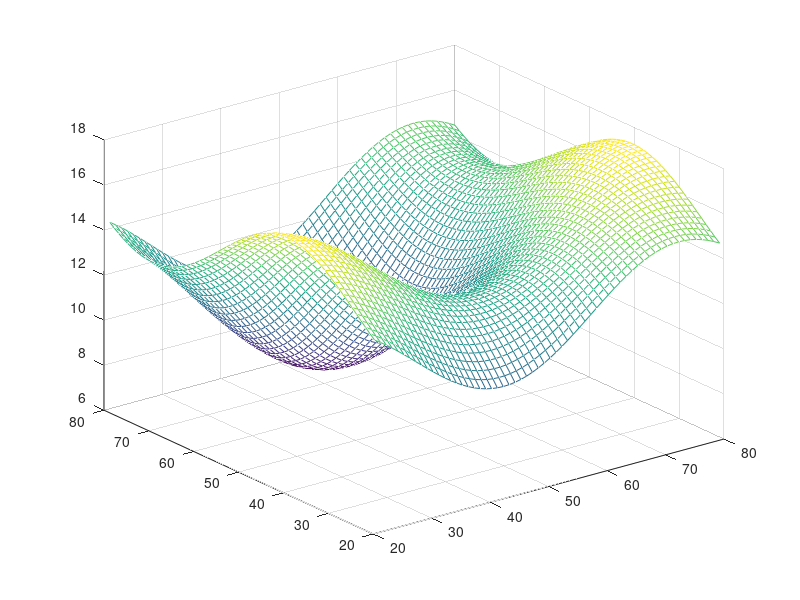

Recreate this plot in MATLAB. (Note: this script raises an error after producing the figure.)
%% 
clear;

% Reproducible random parameter control
random_mode = "load"; % "generate" or "load"
view_mode = "z_axis"; % "default" or "z_axis"
random_param_file = "PEL3D_random_params.mat";
pad_left = 20;
pad_right = 20;
pad_bottom = 20;
pad_top = 20;
N = 100;
if (1 + pad_left) > (N - pad_right) || (1 + pad_bottom) > (N - pad_top)
    error("Padding is too large and leaves an empty grid.");
end
x_vals = (1 + pad_left):(N - pad_right);
y_vals = (1 + pad_bottom):(N - pad_top);
[x, y] = meshgrid(x_vals, y_vals);
grid_rows = size(x, 1);
grid_cols = size(x, 2);

if random_mode == "load" && isfile(random_param_file)
    loaded_data = load(random_param_file, "random_params");
    random_params = loaded_data.random_params;
    if ~isfield(random_params, "N")
        error("Saved random parameters are missing field N.");
    end
    if random_params.N ~= N
        error("Saved random parameters use N=%d, but current N=%d.", random_params.N, N);
    end
    if ~isfield(random_params, "grid_rows") || ~isfield(random_params, "grid_cols") ...
            || random_params.grid_rows ~= grid_rows || random_params.grid_cols ~= grid_cols ...
            || ~isfield(random_params, "rand_term_1") || ~isfield(random_params, "rand_term_2") ...
            || ~isequal(size(random_params.rand_term_1), [grid_rows, grid_cols]) ...
            || ~isequal(size(random_params.rand_term_2), [grid_rows, grid_cols])
        warning("Saved random parameters are incompatible with current grid; regenerating.");
        random_params.rand_term_1 = rand(grid_rows, grid_cols);
        random_params.rand_term_2 = rand(grid_rows, grid_cols);
        random_params.N = N;
        random_params.grid_rows = grid_rows;
        random_params.grid_cols = grid_cols;
    end
else
    random_params.rand_term_1 = rand(grid_rows, grid_cols);
    random_params.rand_term_2 = rand(grid_rows, grid_cols);
    random_params.N = N;
    random_params.grid_rows = grid_rows;
    random_params.grid_cols = grid_cols;
end

z = ((sin(5*x./N)+1).*(cos(15*y./N)-1) + 10*random_params.rand_term_1)...
    .*((cos(5*y./N)-1).*(sin(15*x./N)+1) + 10*random_params.rand_term_2);

% Save the exact random values used in this run.
save(random_param_file, "random_params");

% z = ((sin(2*x./N)+1).*(cos(2*y./N)-1) + 2*rand(1, N))...
%     .*((cos(2*y./N)-1).*(sin(2*x./N)+1) + 2*rand(1, N));



zz = fft2(z);
zzz = zeros(size(z));
n = 2;
zzz(1:n, 1:n) = zz(1:n, 1:n);
z = ifft2(zzz);

z = real(z);
mesh(x, y, z);
if view_mode == "default"
    view(3);
elseif view_mode == "z_axis"
    view(2);
else
    error("Unknown view_mode: %s. Use 'default' or 'z_axis'.", view_mode);
end
set(gcf, 'Color', 'none');
axis off
hold on;

% Two initial points; minimum point will be computed from the surface
init_pt_1 = [77, 36];
init_pt_2 = [47, 37];

% Find the true minimum point on the current surface z
[min_z, min_idx] = min(z(:));
[min_row, min_col] = ind2sub(size(z), min_idx);
min_pt = [x(min_row, min_col), y(min_row, min_col)];

% Sample z from the current surface so markers/traces stay on the mesh
init_z_1 = interp2(x, y, z, init_pt_1(1), init_pt_1(2), "linear");
init_z_2 = interp2(x, y, z, init_pt_2(1), init_pt_2(2), "linear");

% Mark the three points on the surface
plot3(init_pt_1(1), init_pt_1(2), init_z_1, "ro", ...
    "MarkerFaceColor", "r", "MarkerSize", 7);
plot3(init_pt_2(1), init_pt_2(2), init_z_2, "mo", ...
    "MarkerFaceColor", "m", "MarkerSize", 7);
plot3(min_pt(1), min_pt(2), min_z, "go", ...
    "MarkerFaceColor", "g", "MarkerSize", 8);

% Create two optimization traces on the surface
n_trace = 120;
t = linspace(0, 1, n_trace);

trace1_x = init_pt_1(1) + (min_pt(1) - init_pt_1(1)) * t;
trace1_y = init_pt_1(2) + (min_pt(2) - init_pt_1(2)) * t;
trace1_z = interp2(x, y, z, trace1_x, trace1_y, "linear");

trace2_x = init_pt_2(1) + (min_pt(1) - init_pt_2(1)) * t;
trace2_y = init_pt_2(2) + (min_pt(2) - init_pt_2(2)) * t;
trace2_z = interp2(x, y, z, trace2_x, trace2_y, "linear");

plot3(trace1_x, trace1_y, trace1_z, "r-", "LineWidth", 2.0);
plot3(trace2_x, trace2_y, trace2_z, "m-", "LineWidth", 2.0);

legend("surface", "init point 1", "init point 2", "minimum", ...
    "trace 1", "trace 2", "Location", "best");
hold off;
